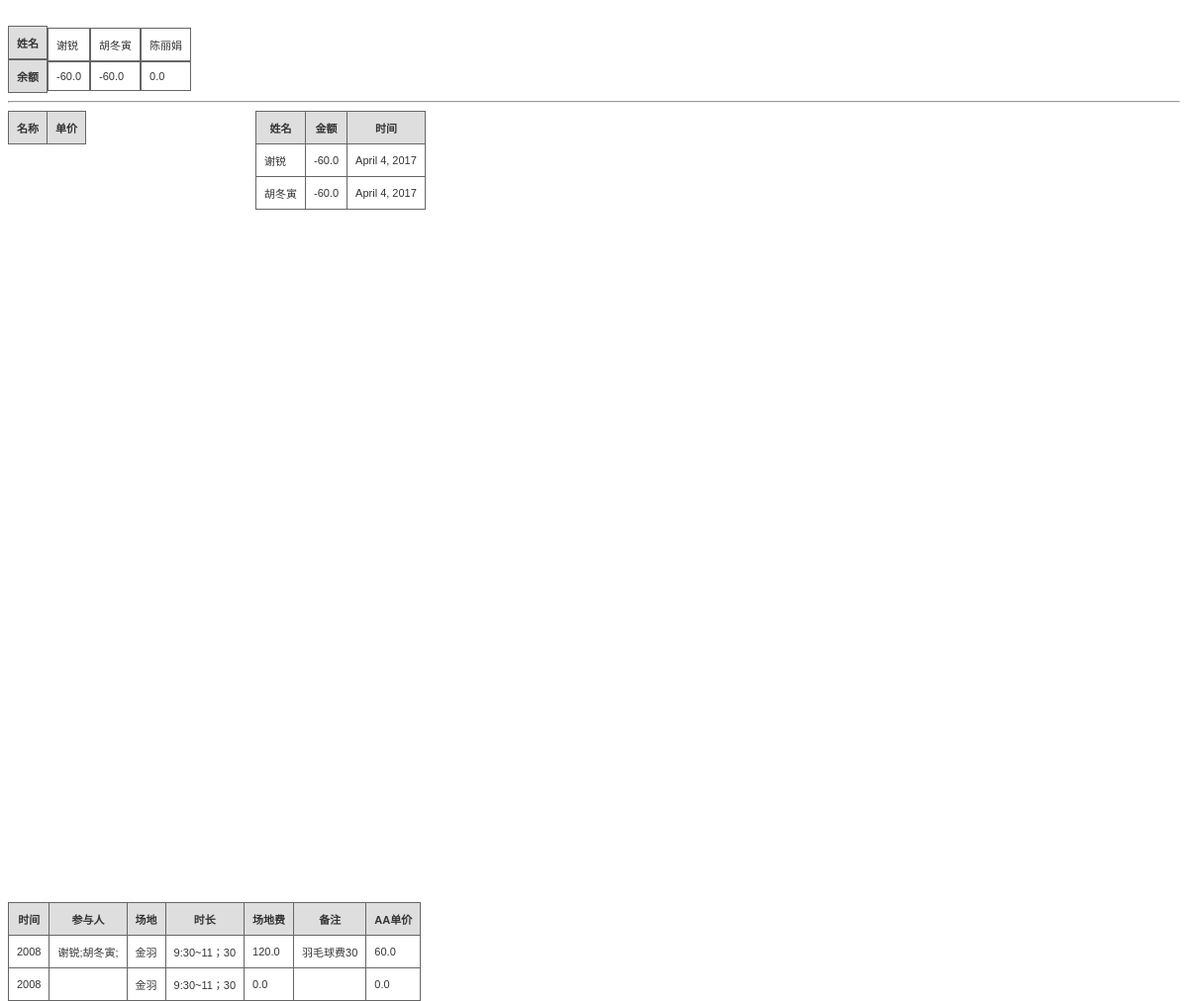
The app's page /BDsClub/ with its own data.
### BDsClub/models.py (models this page shows)
class Member(models.Model):
    name = models.CharField(max_length=64)
    amount = models.FloatField(default=0)

class Deposit(models.Model):
    name = models.CharField(max_length=64)
    amount = models.FloatField(default=0)
    time = models.DateField()

class Play(models.Model):
    id = models.IntegerField(primary_key=True)
    time = models.DateField()
    play_time = models.CharField(max_length=64)
    place = models.CharField(max_length=64)
    duration = models.CharField(max_length=64)
    fee = models.FloatField()
    aaprice = models.FloatField()
    state = models.IntegerField()
    fee_comment = models.CharField(max_length=64)

### BDsClub/views.py (the view)
def home(request):
    rets = list(Deposit.objects.all().order_by('-time'))
    member = list(Member.objects.all())
    balls = list(Ball.objects.all())
    plays = list(Play.objects.all().order_by('-time'))
    for play in plays:
        play.players = get_current_players(play.id)
    return render(request, 'summary.html',{'results': rets,'members': member,
                     'balls':balls,'plays':plays})

### BDsClub/views.py (called while the page is built)
def get_current_players(ppid):
    players = Apply.objects.filter(pid = ppid)
    pls = ''
    for player in players:
         pls = pls + player.name + ';'
    return pls

### BDsClub/templates/summary.html (shortened to what this page needs)
<!DOCTYPE html>
<html>
<body>
<br>
<div>
<table class="gridtable1">
<tr>
<th>姓名</th>
<th>余额</th>
</tr>
{% for member in members %}
<tr>
<td>{{member.name}}</td>
<td>{{member.amount}}</td>
</tr>
{% endfor %}
</table>
</div>
<hr/>
<div class="lay1">
<table class="gridtable">
<tr>
<th>名称</th>
<th>单价</th>
</tr>
</table>
</div>
<div class="lay11">
<table class="gridtable">
<tr>
<th>姓名</th>
<th>金额</th>
<th>时间</th>
</tr>
{% for res in results %}
<tr>
<td>{{res.name}}</td>
<td>{{res.amount}}</td>
<td>{{res.time}}</td>
</tr>
{% endfor %}
</table>
</div>
<div class="lay2">
<table class="gridtable">
<tr>
<th>时间</th>
<th>参与人</th>
<th>场地</th>
<th>时长</th>
<th>场地费</th>
<th>备注</th>
<th>AA单价</th>
</tr>
{% for play in plays %}
<tr>
<td>{{play.play_time}}</td>
<td>{{play.players}}</td>
<td>{{play.place}}</td>
<td>{{play.duration}}</td>
<td>{{play.fee}}</td>
<td>{{play.fee_comment}}</td>
<td>{{play.aaprice}}</td>
</tr>
{% endfor %}
</table>
</div>
</body>
</html>

### BDsClub/templates/summary.html (style rules this page uses)
table.gridtable { font-family: verdana,arial,sans-serif; font-size:11px; color:#333333; border-width: 1px; border-color: #666666; border-collapse: collapse; }
table.gridtable th { border-width: 1px; padding: 8px; border-style: solid; border-color: #666666; background-color: #dedede; }
table.gridtable td { border-width: 1px; padding: 8px; border-style: solid; border-color: #666666; background-color: #ffffff; }
table.gridtable1 { font-family: verdana,arial,sans-serif; font-size:11px; color:#333333; border-width: 1px; border-color: #666666; border-collapse: collapse; }
table.gridtable1 tr { display: inline-block; }
table.gridtable1 th { border-width: 1px; padding: 8px; border-style: solid; border-color: #666666; background-color: #dedede; display: block; }
table.gridtable1 td { border-width: 1px; padding: 8px; border-style: solid; border-color: #666666; background-color: #ffffff; display: block; }
.lay1 { width: 250px; height: 800px; float: left; }
.lay11 { width: 300px; height: 800px; float: left; }
.lay2 { width: 800px; float: left; }

### records on screen
Member: name "谢锐", amount "-60.0"
Member: name "胡冬寅", amount "-60.0"
Member: name "陈丽娟", amount "0.0"
Deposit: name "谢锐", amount "-60.0", time "April 4, 2017"
Deposit: name "胡冬寅", amount "-60.0", time "April 4, 2017"
Play: play_time "2008", players "谢锐;胡冬寅;", place "金羽", duration "9:30~11；30", fee "120.0", fee_comment "羽毛球费30", aaprice "60.0"
Play: play_time "2008", place "金羽", duration "9:30~11；30", fee "0.0", aaprice "0.0"
